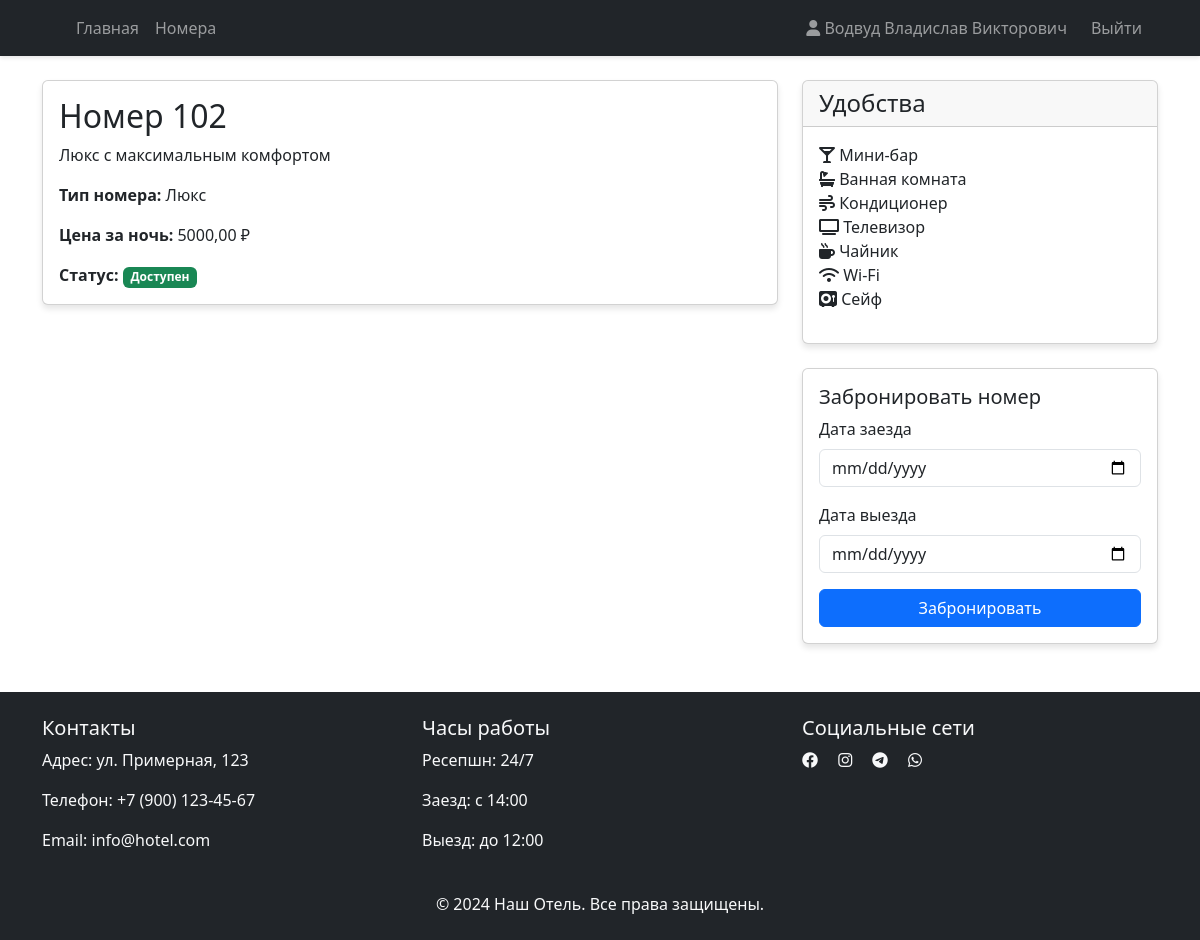
The page /rooms/3/ (signed in) on the database its author committed.
### main/models.py (models this page shows, shortened)
class User(AbstractUser):
    phone = models.CharField(max_length=12, unique=True)
    email = models.EmailField(max_length=100, null=True, blank=True, verbose_name="Электронная почта")
    full_name = models.CharField(max_length=100)
    photo = models.ImageField(upload_to='user_photos/', null=True, blank=True)
    role = models.ForeignKey(Role, on_delete=models.SET_NULL, null=True, blank=True)
    registration_date = models.DateField(auto_now_add=True, verbose_name="Дата регистрации")
    is_active = models.BooleanField(default=True)
    is_staff = models.BooleanField(default=False)
    is_admin = models.BooleanField(default=False)
    USERNAME_FIELD = 'phone'
    REQUIRED_FIELDS = ['full_name']
    objects = CustomUserManager()
    class Meta:
        verbose_name = 'Пользователь'
        verbose_name_plural = 'Пользователи'
        db_table = 'Users'

class Room(models.Model):
    ROOM_TYPES = [
        ('standard', 'Стандартный'),
        ('deluxe', 'Делюкс'),
        ('suite', 'Люкс'),
        ('presidential', 'Президентский люкс'),
    ]
    room_number = models.CharField(max_length=10, unique=True, verbose_name="Номер")
    room_type = models.CharField(max_length=20, choices=ROOM_TYPES, verbose_name="Тип номера")
    price = models.DecimalField(max_digits=10, decimal_places=2, validators=[MinValueValidator(0)], verbose_name="Цена")
    description = models.TextField(verbose_name="Описание")
    image = models.ImageField(upload_to='room_images/', null=True, blank=True, verbose_name="Изображение")
    has_fridge = models.BooleanField(default=False, verbose_name='Холодильник')
    has_minibar = models.BooleanField(default=True, verbose_name='Мини-бар')
    has_bathroom = models.BooleanField(default=True, verbose_name='Ванная комната')
    has_air_conditioning = models.BooleanField(default=True, verbose_name='Кондиционер')
    has_tv = models.BooleanField(default=True, verbose_name='Телевизор')
    has_kettle = models.BooleanField(default=True, verbose_name='Чайник')
    has_wifi = models.BooleanField(default=True, verbose_name='Wi-Fi')
    has_safe = models.BooleanField(default=True, verbose_name='Сейф')
    has_balcony = models.BooleanField(default=False, verbose_name='Балкон')
    has_jacuzzi = models.BooleanField(default=False, verbose_name='Джакузи')
    has_kitchen = models.BooleanField(default=False, verbose_name='Кухня')
    has_office = models.BooleanField(default=False, verbose_name='Офис')
    has_pool = models.BooleanField(default=False, verbose_name='Бассейн')
    has_terrace = models.BooleanField(default=False, verbose_name='Тераса')
    has_sea_view = models.BooleanField(default=False, verbose_name='Вид на море')
    has_city_view = models.BooleanField(default=False, verbose_name='Вид на город')
    has_garden_view = models.BooleanField(default=False, verbose_name='Вид на сад')
    is_available = models.BooleanField(default=True, verbose_name="Доступен")
    class Meta:
        verbose_name = 'Номер'
        verbose_name_plural = 'Номера'
        db_table = 'Rooms'

### main/views.py (the view)
# urls.py: path('rooms/<int:pk>/', views.room_detail, name='room_detail'),
@login_required
def room_detail(request, pk):
    room = get_object_or_404(Room, pk=pk)
    return render(request, 'main/room_detail.html', {'room': room})

### main/templates/main/room_detail.html (shortened to what this page needs)
{% extends 'main/base.html' %}
{% load static %}
{% block content %}
<div class="container mt-4">
    <div class="row">
        <div class="col-md-8">
            <div class="card">
                <div class="card-body">
                    <h2 class="card-title">Номер {{ room.room_number }}</h2>
                    <p class="card-text">{{ room.description }}</p>
                    <p class="card-text"><strong>Тип номера:</strong> {{ room.get_room_type_display }}</p>
                    <p class="card-text"><strong>Цена за ночь:</strong> {{ room.price }} ₽</p>
                    <p class="card-text"><strong>Статус:</strong>
                        {% if room.is_available %}
                        <span class="badge bg-success">Доступен</span>
                        {% else %}
                        <span class="badge bg-danger">Занят</span>
                        {% endif %}
                    </p>
                </div>
            </div>
        </div>
        <div class="col-md-4">
            <div class="card">
                <div class="card-header">
                    <h4 class="card-title mb-0">Удобства</h4>
                </div>
                <div class="card-body">
                    <ul class="list-unstyled">
                        {% if room.has_minibar %}
                        <li><i class="fas fa-glass-martini-alt"></i> Мини-бар</li>
                        {% endif %}
                        {% if room.has_bathroom %}
                        <li><i class="fas fa-bath"></i> Ванная комната</li>
                        {% endif %}
                        {% if room.has_air_conditioning %}
                        <li><i class="fas fa-wind"></i> Кондиционер</li>
                        {% endif %}
                        {% if room.has_tv %}
                        <li><i class="fas fa-tv"></i> Телевизор</li>
                        {% endif %}
                        {% if room.has_kettle %}
                        <li><i class="fas fa-mug-hot"></i> Чайник</li>
                        {% endif %}
                        {% if room.has_wifi %}
                        <li><i class="fas fa-wifi"></i> Wi-Fi</li>
                        {% endif %}
                        {% if room.has_safe %}
                        <li><i class="fas fa-vault"></i> Сейф</li>
                        {% endif %}
                    </ul>
                </div>
            </div>
            {% if user.is_authenticated and room.is_available %}
            <div class="card mt-4">
                <div class="card-body">
                    <h5 class="card-title">Забронировать номер</h5>
                    <form method="post" action="{% url 'booking_create' %}">
                        <div class="mb-3">
                            <label for="check_in" class="form-label">Дата заезда</label>
                            <input type="date" class="form-control" id="check_in" name="check_in" required>
                        </div>
                        <div class="mb-3">
                            <label for="check_out" class="form-label">Дата выезда</label>
                            <input type="date" class="form-control" id="check_out" name="check_out" required>
                        </div>
                        <button type="submit" class="btn btn-primary w-100">Забронировать</button>
                    </form>
                </div>
            </div>
            {% endif %}
        </div>
    </div>
</div>
{% endblock %}

### main/templates/main/base.html (shortened to what this page needs)
{% load static %}
<!DOCTYPE html>
<html lang="ru">
<head>
    <link href="https://cdn.jsdelivr.net/npm/bootstrap@5.3.0/dist/css/bootstrap.min.css" rel="stylesheet">
    <link href="https://cdnjs.cloudflare.com/ajax/libs/font-awesome/6.0.0/css/all.min.css" rel="stylesheet">
</head>
<body>
    <nav class="navbar navbar-expand-lg navbar-dark bg-dark">
        <div class="container">
            <a class="navbar-brand" href="{% url 'home' %}">
            </a>
            <div class="collapse navbar-collapse" id="navbarNav">
                <ul class="navbar-nav me-auto">
                    <li class="nav-item">
                        <a class="nav-link" href="{% url 'home' %}">Главная</a>
                    </li>
                    <li class="nav-item">
                        <a class="nav-link" href="{% url 'rooms' %}">Номера</a>
                    </li>
                </ul>
                <ul class="navbar-nav">
                    {% if user.is_authenticated %}
                    <li class="nav-item">
                        <a class="nav-link" href="{% url 'profile' %}">
                            <i class="fas fa-user"></i> {{ user.full_name }}
                        </a>
                    </li>
                    <li class="nav-item">
                        <form method="post" action="{% url 'user_logout' %}" class="nav-link" style="margin: 0; padding: 0;">
                            <button type="submit" class="btn nav-link" style="background: none; border: none; margin: 0; padding: 8px 16px;">Выйти</button>
                        </form>
                    </li>
                    {% endif %}
                </ul>
            </div>
        </div>
    </nav>
    {% block content %}
    {% endblock %}
    <footer class="bg-dark text-light py-4 mt-5">
        <div class="container">
            <div class="row">
                <div class="col-md-4">
                    <h5>Контакты</h5>
                    <p>Адрес: ул. Примерная, 123</p>
                    <p>Телефон: +7 (900) 123-45-67</p>
                    <p>Email: info@hotel.com</p>
                </div>
                <div class="col-md-4">
                    <h5>Часы работы</h5>
                    <p>Ресепшн: 24/7</p>
                    <p>Заезд: с 14:00</p>
                    <p>Выезд: до 12:00</p>
                </div>
                <div class="col-md-4">
                    <h5>Социальные сети</h5>
                    <div class="social-links">
                        <a href="#" class="text-light me-3"><i class="fab fa-facebook"></i></a>
                        <a href="#" class="text-light me-3"><i class="fab fa-instagram"></i></a>
                        <a href="#" class="text-light me-3"><i class="fab fa-telegram"></i></a>
                        <a href="#" class="text-light"><i class="fab fa-whatsapp"></i></a>
                    </div>
                </div>
            </div>
            <div class="text-center mt-4">
                <p class="mb-0">&copy; 2024 Наш Отель. Все права защищены.</p>
            </div>
        </div>
    </footer>
</body>
</html>

### main/templates/main/base.html (style rules this page uses)
body { font-family: 'Segoe UI', Tahoma, Geneva, Verdana, sans-serif; }
.navbar { box-shadow: 0 2px 4px rgba(0,0,0,.1); }
.card { transition: transform 0.3s; box-shadow: 0 4px 6px rgba(0,0,0,.1); }

### rows shown on the page
User: full_name "Водвуд Владислав Викторович"
Room: room_number "102", description "Люкс с максимальным комфортом", room_type "Люкс", price "5000,00"
